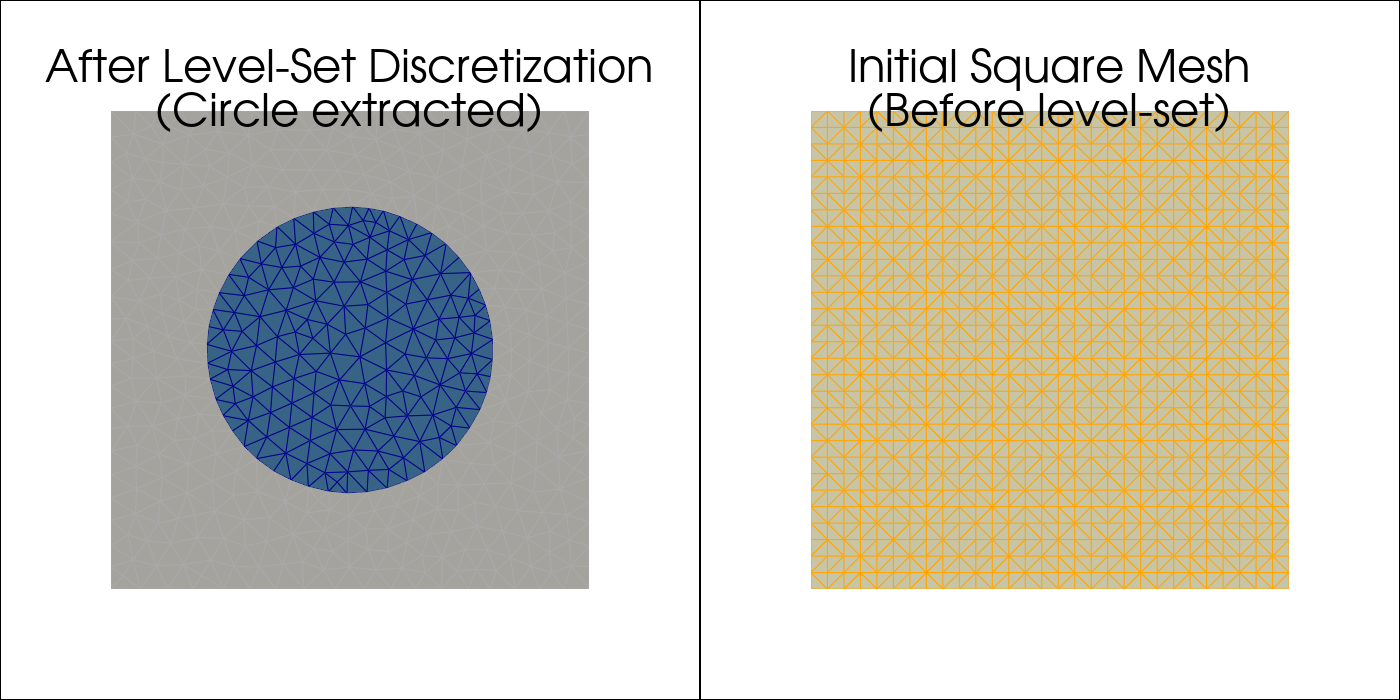

The Python source for this figure:
# /// script
# requires-python = ">=3.9"
# dependencies = [
#     "mmgpy",
#     "numpy",
#     "pyvista",
#     "scipy",
# ]
#
# [tool.uv.sources]
# mmgpy = { path = "../.." }
# ///
"""Level-set discretization example: Circle extraction from a square domain.

This example demonstrates how to use level-set discretization to extract
a circular region from a 2D mesh. This is a typical use case for:
- Material interface meshing
- Phase field simulations
- Domain decomposition

The level-set function is the signed distance to the circle:
    phi(x,y) = sqrt((x-cx)^2 + (y-cy)^2) - radius

After discretization, MMG creates elements with different refs:
- ref=2: exterior region (where phi > 0)
- ref=3: interior region (where phi < 0, inside the circle)
"""

from pathlib import Path

import numpy as np
import pyvista as pv
from scipy.spatial import Delaunay

from mmgpy import MmgMesh2D


def create_square_mesh(
    xmin: float = 0.0,
    xmax: float = 1.0,
    ymin: float = 0.0,
    ymax: float = 1.0,
    resolution: int = 30,
) -> tuple[np.ndarray, np.ndarray]:
    """Create a triangular mesh of a rectangular domain."""
    x = np.linspace(xmin, xmax, resolution)
    y = np.linspace(ymin, ymax, resolution)
    xx, yy = np.meshgrid(x, y)
    points = np.column_stack([xx.ravel(), yy.ravel()])

    tri = Delaunay(points)
    return points.astype(np.float64), tri.simplices.astype(np.int32)


def circle_levelset(
    vertices: np.ndarray,
    center: tuple[float, float] = (0.5, 0.5),
    radius: float = 0.3,
) -> np.ndarray:
    """Compute signed distance to a circle.

    Negative inside, positive outside.
    """
    cx, cy = center
    distances = np.sqrt((vertices[:, 0] - cx) ** 2 + (vertices[:, 1] - cy) ** 2)
    return (distances - radius).reshape(-1, 1)


def extract_region_edges(
    mesh: MmgMesh2D,
    element_ref: int = 3,
) -> pv.PolyData:
    """Extract edges of a region as a PyVista PolyData for visualization."""
    vertices = mesh.get_vertices()
    triangles, refs = mesh.get_triangles_with_refs()

    # Get triangles with the target ref
    target_triangles = triangles[refs == element_ref]

    if len(target_triangles) == 0:
        msg = f"No elements with ref {element_ref}. Refs: {np.unique(refs)}"
        raise ValueError(msg)

    # Add z=0 coordinate for PyVista
    vertices_3d = np.column_stack([vertices, np.zeros(len(vertices))])

    # Create faces in VTK format
    faces = np.hstack(
        [
            np.full((len(target_triangles), 1), 3),
            target_triangles,
        ],
    ).ravel()

    return pv.PolyData(vertices_3d, faces=faces)


def main() -> None:
    """Demonstrate 2D level-set discretization with circle extraction."""
    print("Creating initial square mesh...")
    vertices, triangles = create_square_mesh(resolution=30)
    print(f"Initial mesh: {len(vertices)} vertices, {len(triangles)} triangles")

    # Create mesh and compute level-set
    mesh = MmgMesh2D(vertices, triangles)
    levelset = circle_levelset(vertices, center=(0.5, 0.5), radius=0.3)

    print("\nApplying level-set discretization...")
    mesh.remesh_levelset(levelset, hmax=0.05, verbose=False)

    new_vertices = mesh.get_vertices()
    new_triangles, refs = mesh.get_triangles_with_refs()
    print(f"Result mesh: {len(new_vertices)} vertices, {len(new_triangles)} triangles")
    print(f"Element refs: {np.unique(refs)}")

    # Extract regions
    interior = extract_region_edges(mesh, element_ref=3)
    exterior = extract_region_edges(mesh, element_ref=2)

    # Visualization
    pl = pv.Plotter(shape=(1, 2), window_size=(1400, 700), off_screen=True)

    pl.subplot(0, 0)
    pl.add_mesh(
        exterior,
        show_edges=True,
        color="lightgray",
        edge_color="darkgray",
        line_width=0.5,
    )
    pl.add_mesh(
        interior,
        show_edges=True,
        color="steelblue",
        edge_color="darkblue",
        line_width=0.5,
    )
    pl.add_title("After Level-Set Discretization\n(Circle extracted)")
    pl.view_xy()

    pl.subplot(0, 1)
    # Show initial mesh for comparison
    initial_vertices_3d = np.column_stack([vertices, np.zeros(len(vertices))])
    initial_faces = np.hstack(
        [
            np.full((len(triangles), 1), 3),
            triangles,
        ],
    ).ravel()
    initial_mesh = pv.PolyData(initial_vertices_3d, faces=initial_faces)
    pl.add_mesh(
        initial_mesh,
        show_edges=True,
        color="lightyellow",
        edge_color="orange",
        line_width=0.5,
    )
    pl.add_title("Initial Square Mesh\n(Before level-set)")
    pl.view_xy()

    # Save image
    output_path = Path(__file__).parent / "levelset_discretization.png"
    pl.screenshot(str(output_path))
    print(f"\nImage saved to: {output_path}")


if __name__ == "__main__":
    main()
